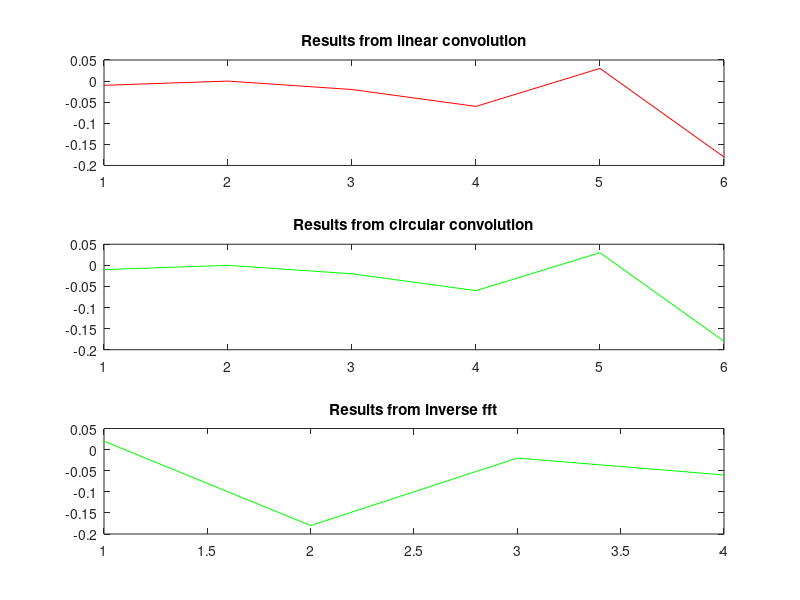

The MATLAB source for this figure:
#Andres Felipe Alba Hernandez
#Northern Illinois University
#2018
#####
#Question a is to perform linear convolution
close all
clear all
clc
pkg load signal

x_input=[0.1 0.2 0.3 0.6];
h_channel=[-0.1 0.2 -0.3];
n=[1:6]


output_lconv=conv(x_input,h_channel); #Output
figure;
subplot(3,1,1)
plot(output_lconv,'r')
title("Results from linear convolution")
#hold on

#Question b is to circular convolution
output_cconv=cconv(x_input,h_channel)
subplot(3,1,2)
plot(output_cconv,'g')
title("Results from circular convolution")


#Point c is solving the problem in frequency domain to compare. 
x_f=fft(x_input,4);
h_f=fft(h_channel,4);
y_f=x_f.*h_f;
output_ifft=ifft(y_f,4);
#figure
subplot(3,1,3)
plot(output_ifft,'g')
title("Results from inverse fft")
